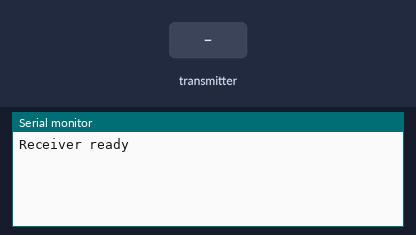
Bench run of a sketch on a simulated ESP32. Parts: the last lines printed to the serial monitor. The inputs (shaded band) are chosen by the test bench.

Above: at 4.2 s.
4.3 s: the transmitter starts sending command = 0
At 4.66 s:
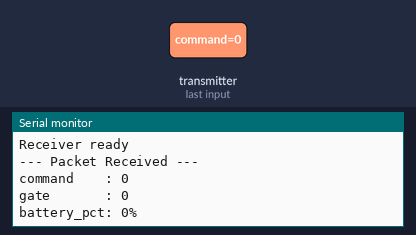
5.8 s: the transmitter starts sending gate = 64
7.3 s: the transmitter starts sending battery_pct = 64
At 7.66 s:
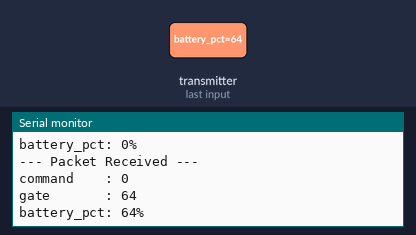
8.8 s: the transmitter starts sending command = 64
10.3 s: the transmitter starts sending gate = 128
11.8 s: the transmitter starts sending battery_pct = 128
At 12.16 s:
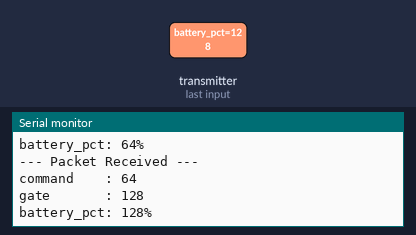
Timing chart, 0 to 14.3 s (numbered marks = the images above; inputs shaded):
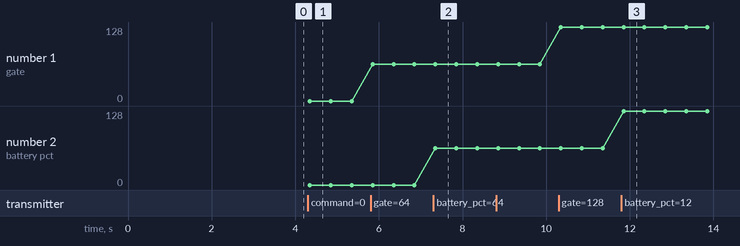

Measured:
- after the input at 4.3 s, the serial monitor: prints a new line after 0.05 s (image 1)
- after the input at 7.3 s, the serial monitor: prints a new line after 0.05 s (image 2)
- after the input at 11.8 s, the serial monitor: prints a new line after 0.05 s (image 3)
- plotted number 1: 0 → 64 after the input at 5.8 s, 64 → 128 after the input at 10.3 s

The sketch:

espnow_receiver.ino
```cpp
#include <esp_now.h>
#include <WiFi.h>

typedef struct {
  uint8_t command;
  uint8_t gate;
  uint8_t battery_pct;
} sensor_to_fan_t;

void onDataRecv(const uint8_t *mac_addr, const uint8_t *data, int len) {
  sensor_to_fan_t packet;
  memcpy(&packet, data, sizeof(packet));

  Serial.println("--- Packet Received ---");
  Serial.printf("command    : %d\n", packet.command);
  Serial.printf("gate       : %d\n", packet.gate);
  Serial.printf("battery_pct: %d%%\n", packet.battery_pct);
}

void setup() {
  delay(3000);
  Serial.begin(115200);
  WiFi.mode(WIFI_STA);

  if (esp_now_init() != ESP_OK) {
    Serial.println("ESP-NOW init failed");
    return;
  }

  esp_now_register_recv_cb(onDataRecv);
  Serial.println("Receiver ready");
}

void loop() {}
```
